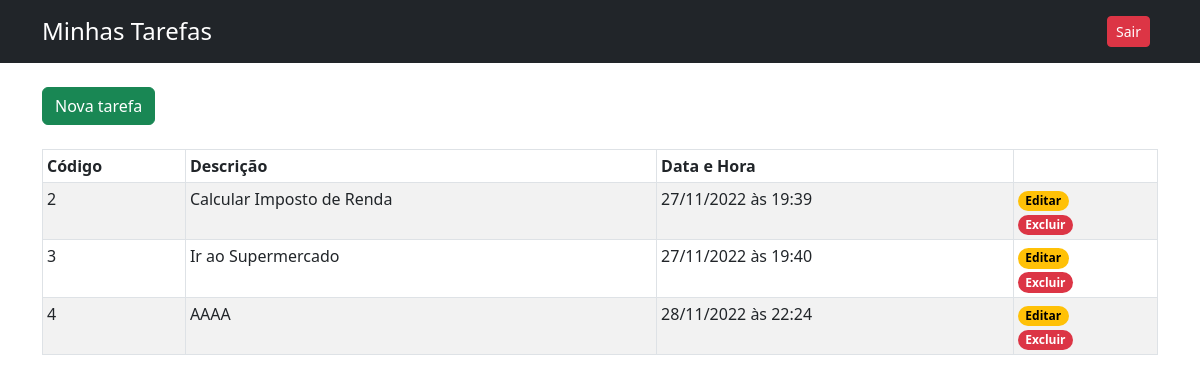
The page /tarefas.php (signed in) on the database its author committed.
### tables this page shows
CREATE TABLE IF NOT EXISTS `tarefas` (
  `codigo` int(11) NOT NULL AUTO_INCREMENT,
  `codusuario` int(11) NOT NULL,
  `data_hora` datetime NOT NULL,
  `descricao` text,
  PRIMARY KEY (`codigo`),
  KEY `fk_tarefas_codusuario` (`codusuario`)
);

### tarefas.php (the view, shortened to what this page needs)
<?php
if((isset($_SESSION['logado'])) && ($_SESSION['logado']==TRUE) &&
(isset($_SESSION['nome'])) && ($_SESSION['nome']!='') &&
(isset($_SESSION['codigo_usuario'])) && ($_SESSION['codigo_usuario']>0)){
    $texto = '<a class="btn btn-success" href="edita.php">Nova tarefa</a><br/><br/>';
    require_once "conecta.php";
    $stmt=$conn->prepare("SELECT * from tarefas WHERE codusuario=:CODD");
    $stmt->bindValue(':CODD',$_SESSION['codigo_usuario']);
    $stmt->execute();
    if($stmt->rowCount() > 0){
        $texto.='
        <table class="table table-bordered table-striped table-sm">
            <thead>
                <th>Código</th>
                <th>Descrição</th>
                <th>Data e Hora</th>
                <th></th>
            </thead>
            <tbody>
        ';
        while($line = $stmt->fetch(PDO::FETCH_ASSOC)){
            $texto.= '<tr><td>'.$line['codigo'].'</td>
            <td>'.$line['descricao'].'</td>
            <td>'.date("d/m/Y", strtotime($line['data_hora'])).' às '.date("H:i", strtotime($line['data_hora'])).'</td>
            <td><a href="edita.php?cod='.$line['codigo'].'">
            <span class="badge rounded-pill text-bg-warning">Editar</span></a><br/>
            <a href="apaga.php?cod='.$line['codigo'].'"><span class="badge rounded-pill text-bg-danger">Excluir</span></a>
            </td></tr>';
        }
        $texto.= '</tbody></table><br/><br/>';
    } else {
        $texto = 'Não foram encontradas tarefas...';
    }
} else {
    header("Location: logout.php");
    exit();
}
require "cabecalho.php";
?>
<header class="p-3 text-bg-dark">
    <div class="container">
      <div class="d-flex flex-wrap align-items-center justify-content-center justify-content-lg-start">
        <h4 class="nav col-12 col-lg-auto me-lg-auto mb-2 justify-content-center mb-md-0">
          Minhas Tarefas
        </h4>
        <div class="text-end">
          <a class="btn btn-danger btn-sm me-2" href="logout.php">Sair</a>
        </div>
      </div>
    </div>
</header>
<div class="container-sm">
    <br/>
    <?php echo $texto; ?>
</div>
<?php
require "rodape.php";
?>

### cabecalho.php (shortened to what this page needs)
<!doctype html>
<html lang="pt-br">
  <head>
    <link href="https://cdn.jsdelivr.net/npm/bootstrap@5.2.3/dist/css/bootstrap.min.css" rel="stylesheet">
  </head>
  <body>

### rodape.php (shortened to what this page needs)
  </body>
</html>

### rows shown on the page
tarefas: codigo "2", descricao "Calcular Imposto de Renda", data_hora "27/11/2022", data_hora "19:39"
tarefas: codigo "3", descricao "Ir ao Supermercado", data_hora "27/11/2022", data_hora "19:40"
tarefas: codigo "4", descricao "AAAA", data_hora "28/11/2022", data_hora "22:24"
